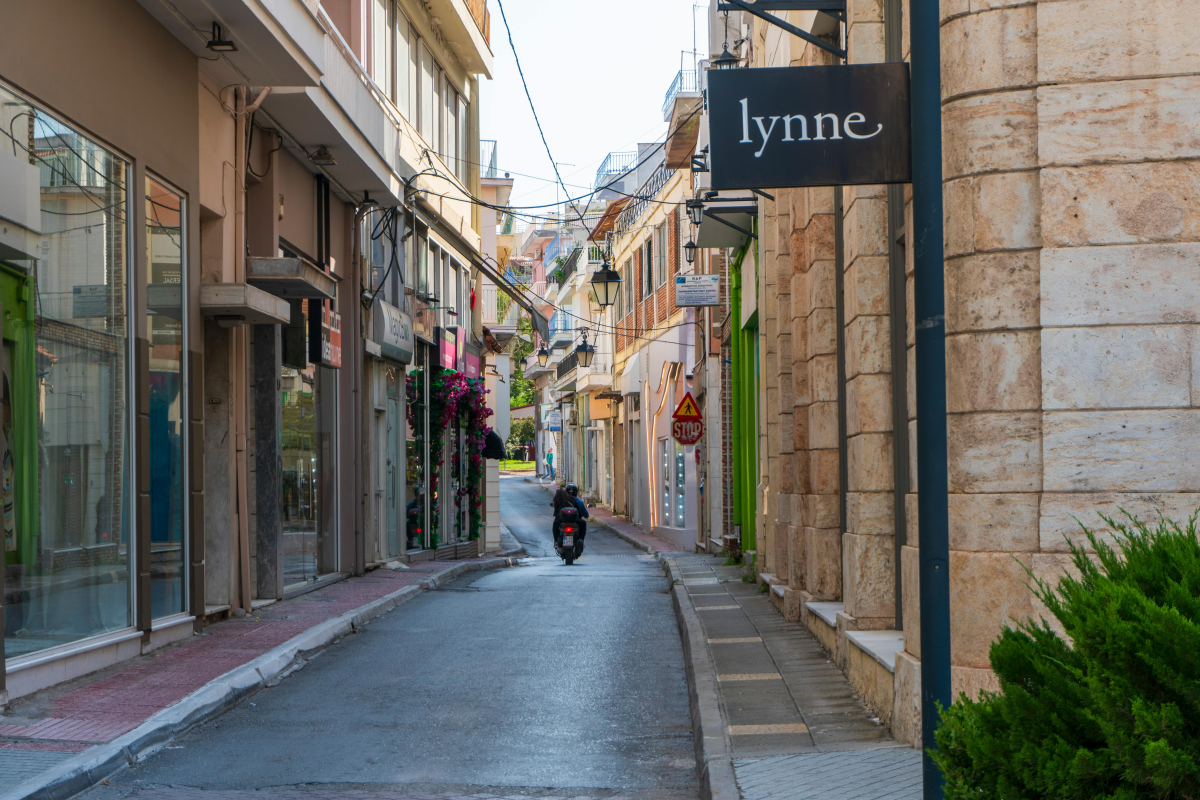
#> input picture dataset/original/pexels-alexravvas-20727529.jpg, 6000 x 4000 px (shown at 1/5 size)
$ python -i feature_extractor.py   (imports and definitions only)
#> lines starting #> are read from the running program, lines starting #| are printed output that depends on the picture
import cv2
import numpy as np
from PIL import Image, ImageChops, ImageEnhance

# -------- ML FEATURES --------
def extract_features(image_path):
    img = cv2.imread(image_path)
#> img is the input picture: shape (4000, 6000, 3); mean B, G, R 103.7, 110.1, 111.3

    img = cv2.resize(img, (256, 256))
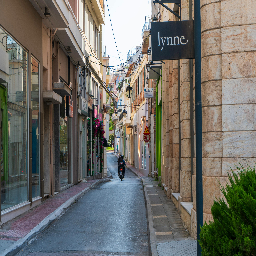
#> img: shape (256, 256, 3); mean B, G, R 103.6, 110, 111.2
    gray = cv2.cvtColor(img, cv2.COLOR_BGR2GRAY)
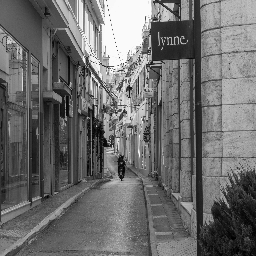
#> gray: shape (256, 256); min 0, max 254, mean 109.6

    # Noise
    noise = np.std(gray)
#> noise = 55.1

    # Edge density
    edges = cv2.Canny(gray, 100, 200)
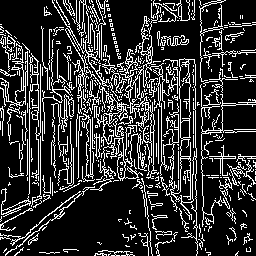
#> edges: shape (256, 256); 19.7% white in thin lines or dots
    edge_density = np.sum(edges) / (256 * 256)
#> edge_density = 50.22

    # Compression artifact
    encode_param = [int(cv2.IMWRITE_JPEG_QUALITY), 50]
    _, enc = cv2.imencode(".jpg", img, encode_param)
#> enc = 12579 values, max 255 at index 0, min 0 at index 4, mean 125.1
    dec = cv2.imdecode(enc, 1)
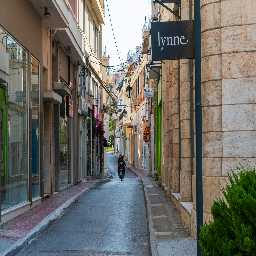
#> dec: shape (256, 256, 3); mean B, G, R 103.6, 109.9, 111.2
    compression_diff = np.mean(np.abs(img - dec))
#> compression_diff = 121.4

    return [noise, edge_density, compression_diff]


# -------- ELA --------
# [48 lines left out: functions perform_ela, get_metadata, not called in this run]

>>> result = extract_features('dataset/original/pexels-alexravvas-20727529.jpg')
#> result = [55.1, 50.22, 121.4]

$ run again, on dataset/original/pexels-cottonbro-6579992.jpg
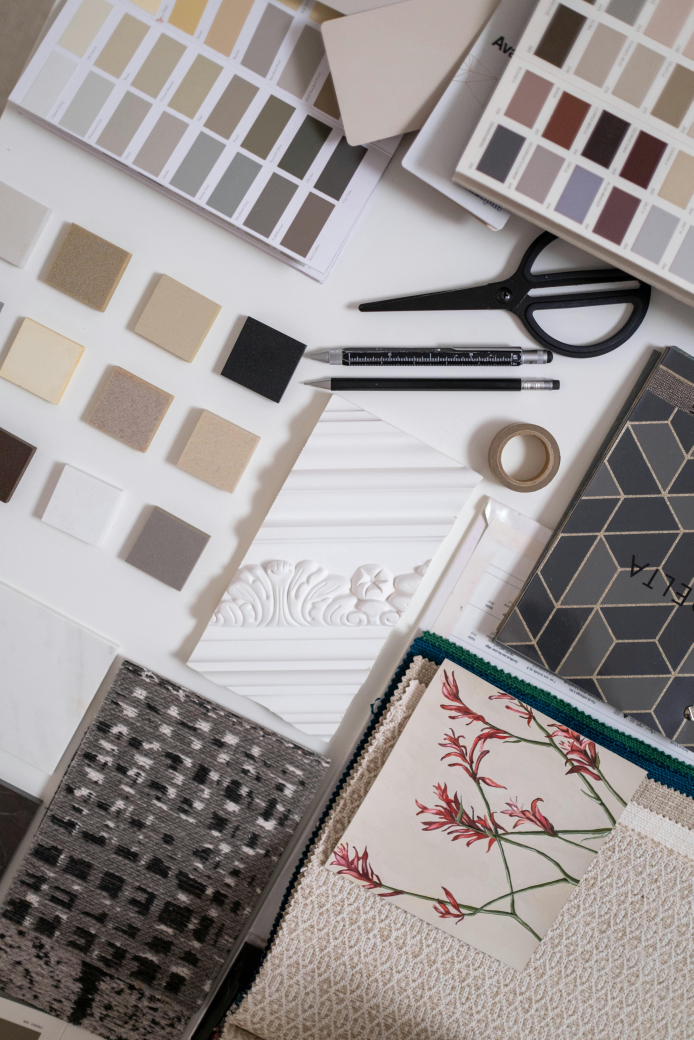
#> input picture dataset/original/pexels-cottonbro-6579992.jpg, 4160 x 6240 px (shown at 1/6 size)
#> in extract_features, img is the input picture: shape (6240, 4160, 3); mean B, G, R 149.1, 149.9, 155.9
#> img: shape (256, 256, 3)
#> noise = 62.03
#> in extract_features, `edges = cv2.Canny(gray, 100, 200)`:
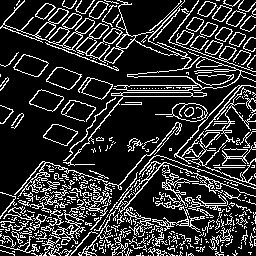
#> edges: shape (256, 256); 19.2% white in thin lines or dots
#> edge_density = 49.06
#> enc = 12677 values, max 255 at index 0, min 0 at index 4, mean 126.8
#> in extract_features, `dec = cv2.imdecode(enc, 1)`:
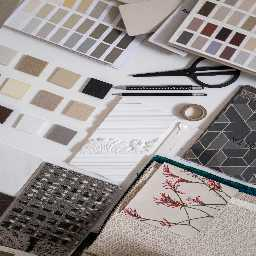
#> dec: shape (256, 256, 3); mean B, G, R 149, 149.9, 155.7
#> compression_diff = 118.6
#> result = [62.03, 49.06, 118.6]

$ run again, on dataset/original/pexels-cottonbro-6580553.jpg
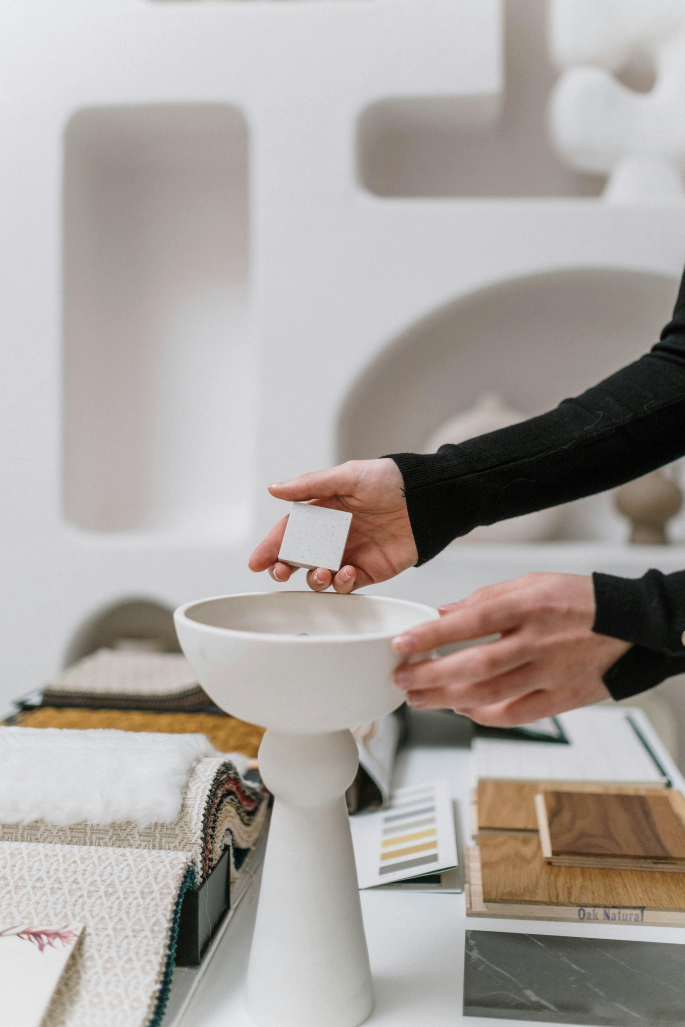
#> input picture dataset/original/pexels-cottonbro-6580553.jpg, 4107 x 6161 px (shown at 1/6 size)
#> in extract_features, img is the input picture: shape (6161, 4107, 3); mean B, G, R 160, 163.9, 170.3
#> img: shape (256, 256, 3)
#> noise = 55.43
#> in extract_features, `edges = cv2.Canny(gray, 100, 200)`:
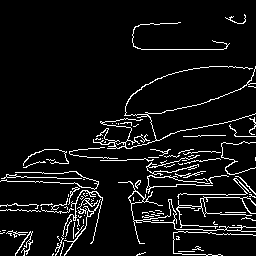
#> edges: shape (256, 256); 7.1% white in thin lines or dots
#> edge_density = 18.06
#> enc = 7128 values, max 255 at index 0, min 0 at index 4, mean 123.7
#> in extract_features, `dec = cv2.imdecode(enc, 1)`:
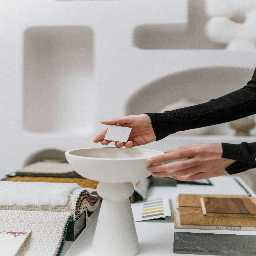
#> dec: shape (256, 256, 3); mean B, G, R 160, 163.9, 170.2
#> compression_diff = 116.6
#> result = [55.43, 18.06, 116.6]

$ run again, on dataset/original/pexels-cottonbro-6583373.jpg
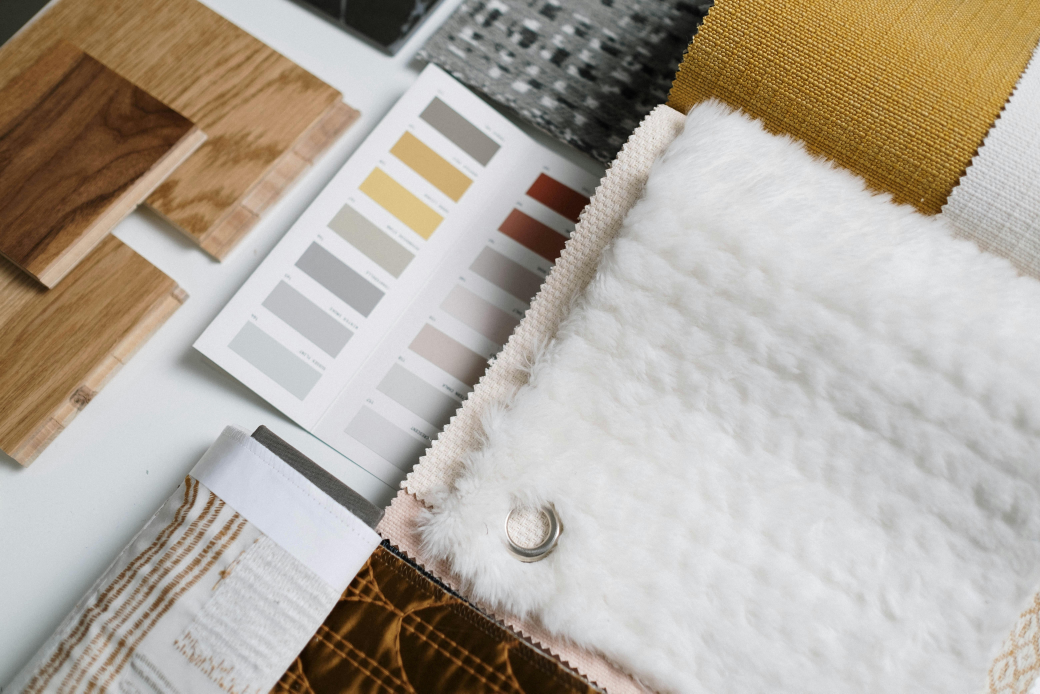
#> input picture dataset/original/pexels-cottonbro-6583373.jpg, 6240 x 4160 px (shown at 1/6 size)
#> in extract_features, img is the input picture: shape (4160, 6240, 3); mean B, G, R 158.8, 169.7, 178.3
#> img: shape (256, 256, 3)
#> noise = 56.65
#> in extract_features, `edges = cv2.Canny(gray, 100, 200)`:
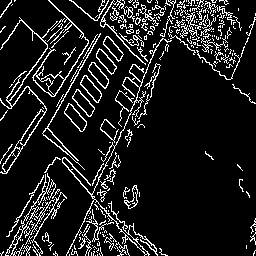
#> edges: shape (256, 256); 11.5% white in thin lines or dots
#> edge_density = 29.21
#> enc = 9580 values, max 255 at index 0, min 0 at index 4, mean 124.1
#> in extract_features, `dec = cv2.imdecode(enc, 1)`:
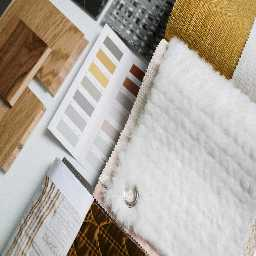
#> dec: shape (256, 256, 3); mean B, G, R 158.6, 169.7, 178.2
#> compression_diff = 116.8
#> result = [56.65, 29.21, 116.8]
